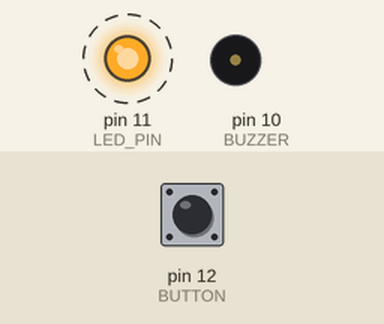
The sketch below on a simulated Arduino Uno, built with avr-gcc and run on an emulated ATmega328P. On the bench: output pins drawn as LEDs (lit = HIGH), buzzer (waves = sounding). Dashed ring = blinking. The test bench sets the inputs (shaded band); at power-on: pin 12 (BUTTON) HIGH.

Above: at 4.8 s.
4.9 s: pin 12 (BUTTON) pulled LOW for 2.35 s
At 6.1 s:
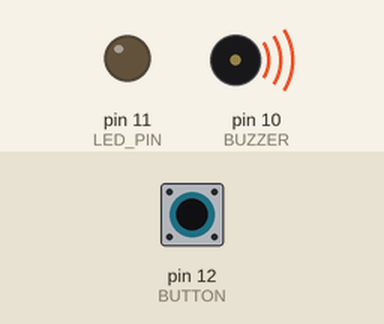
At 8.8 s:
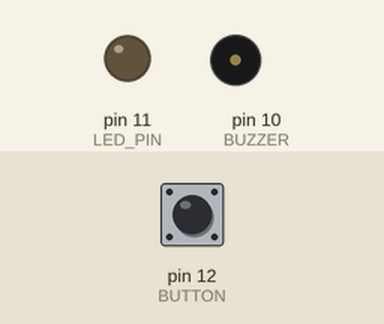
Timing chart, 0 to 14.7 s (numbered marks = the images above; inputs shaded):
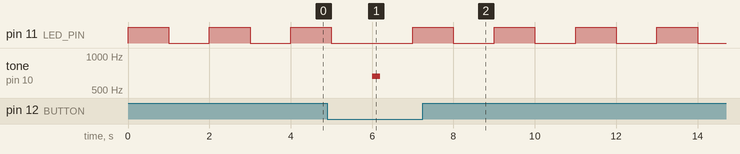

The sketch:

Mod1_B2.ino
```cpp
#define LED_PIN 11
#define BUZZER  10
#define BUTTON  12
bool mode = false;
void setup() {
  // put your setup code here, to run once:
  pinMode(LED_PIN, OUTPUT);
  pinMode(BUZZER, OUTPUT);
  pinMode(BUTTON, INPUT);
}
void loop() {
  // put your main code here, to run repeatedly:
  if (!digitalRead(BUTTON)) {
    mode = !mode;
  }
  if (!mode) {
    digitalWrite(11, HIGH);
    delay(1000);
    digitalWrite(11, LOW);
    delay(1000);
  }
  else {
    tone(BUZZER, map(analogRead(A0),0,1023,440,880), 200);
    delay(1000);
  }
}
```

Measured:
- after the input at 4.9 s, tone on pin 10 (BUZZER): silent → 660 Hz after 1.1 s, → silent 0.20 s later
- by itself, pin 11 (LED_PIN): repeats every 2.0 s: HIGH 1.0 s, LOW 1.0 s
